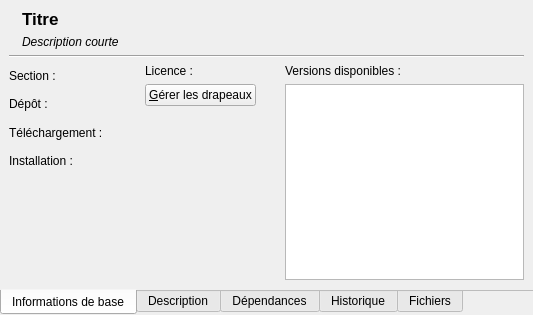
<?xml version="1.0" encoding="UTF-8"?>
<ui version="4.0">
 <class>infoPane</class>
 <widget class="QTabWidget" name="infoPane">
  <property name="tabPosition">
   <enum>QTabWidget::South</enum>
  </property>
  <property name="currentIndex">
   <number>0</number>
  </property>
  <property name="documentMode">
   <bool>true</bool>
  </property>
  <widget class="QWidget" name="tabInfos">
   <attribute name="title">
    <string>Informations de base</string>
   </attribute>
   <layout class="QVBoxLayout" name="verticalLayout_2">
    <item>
     <layout class="QHBoxLayout" name="horizontalLayout_5">
      <item>
       <widget class="QLabel" name="lblIcon">
        <property name="sizePolicy">
         <sizepolicy hsizetype="Fixed" vsizetype="Minimum">
          <horstretch>0</horstretch>
          <verstretch>0</verstretch>
         </sizepolicy>
        </property>
        <property name="text">
         <string/>
        </property>
       </widget>
      </item>
      <item>
       <layout class="QVBoxLayout" name="verticalLayout">
        <item>
         <layout class="QHBoxLayout" name="horizontalLayout_2">
          <item>
           <widget class="QLabel" name="lblTitle">
            <property name="font">
             <font>
              <pointsize>13</pointsize>
              <weight>75</weight>
              <bold>true</bold>
             </font>
            </property>
            <property name="text">
             <string>Titre</string>
            </property>
           </widget>
          </item>
          <item>
           <spacer name="horizontalSpacer_3">
            <property name="orientation">
             <enum>Qt::Horizontal</enum>
            </property>
            <property name="sizeHint" stdset="0">
             <size>
              <width>40</width>
              <height>20</height>
             </size>
            </property>
           </spacer>
          </item>
          <item>
           <widget class="QLabel" name="lblStar1">
            <property name="sizePolicy">
             <sizepolicy hsizetype="Fixed" vsizetype="Fixed">
              <horstretch>0</horstretch>
              <verstretch>0</verstretch>
             </sizepolicy>
            </property>
           </widget>
          </item>
          <item>
           <widget class="QLabel" name="lblStar2">
            <property name="sizePolicy">
             <sizepolicy hsizetype="Fixed" vsizetype="Fixed">
              <horstretch>0</horstretch>
              <verstretch>0</verstretch>
             </sizepolicy>
            </property>
           </widget>
          </item>
          <item>
           <widget class="QLabel" name="lblStar3">
            <property name="sizePolicy">
             <sizepolicy hsizetype="Fixed" vsizetype="Fixed">
              <horstretch>0</horstretch>
              <verstretch>0</verstretch>
             </sizepolicy>
            </property>
           </widget>
          </item>
         </layout>
        </item>
        <item>
         <widget class="QLabel" name="lblShortDesc">
          <property name="font">
           <font>
            <italic>true</italic>
           </font>
          </property>
          <property name="text">
           <string>Description courte</string>
          </property>
          <property name="alignment">
           <set>Qt::AlignLeading|Qt::AlignLeft|Qt::AlignTop</set>
          </property>
          <property name="wordWrap">
           <bool>true</bool>
          </property>
         </widget>
        </item>
       </layout>
      </item>
     </layout>
    </item>
    <item>
     <widget class="Line" name="line">
      <property name="orientation">
       <enum>Qt::Horizontal</enum>
      </property>
     </widget>
    </item>
    <item>
     <layout class="QHBoxLayout" name="infoHorizontalLayout">
      <item>
       <layout class="QVBoxLayout" name="verticalLayout_10">
        <item>
         <layout class="QHBoxLayout" name="horizontalLayout_3">
          <item>
           <layout class="QGridLayout" name="gridLayout">
            <item row="0" column="0">
             <widget class="QLabel" name="lblTitleSection">
              <property name="text">
               <string>Section :</string>
              </property>
             </widget>
            </item>
            <item row="0" column="1">
             <widget class="QLabel" name="lblSection"/>
            </item>
            <item row="1" column="0">
             <widget class="QLabel" name="lblTileRepo">
              <property name="text">
               <string>Dépôt :</string>
              </property>
             </widget>
            </item>
            <item row="1" column="1">
             <widget class="QLabel" name="lblRepo"/>
            </item>
            <item row="2" column="0">
             <widget class="QLabel" name="lblTitleDownload">
              <property name="text">
               <string>Téléchargement :</string>
              </property>
             </widget>
            </item>
            <item row="2" column="1">
             <widget class="QLabel" name="lblDownload"/>
            </item>
            <item row="3" column="0">
             <widget class="QLabel" name="lblTitleInstall">
              <property name="text">
               <string>Installation :</string>
              </property>
             </widget>
            </item>
            <item row="3" column="1">
             <widget class="QLabel" name="lblInstall"/>
            </item>
           </layout>
          </item>
          <item>
           <spacer name="horizontalSpacer">
            <property name="orientation">
             <enum>Qt::Horizontal</enum>
            </property>
            <property name="sizeHint" stdset="0">
             <size>
              <width>40</width>
              <height>20</height>
             </size>
            </property>
           </spacer>
          </item>
          <item>
           <layout class="QVBoxLayout" name="verticalLayout_9">
            <item>
             <layout class="QGridLayout" name="gridLayout_2">
              <item row="0" column="0">
               <widget class="QLabel" name="lblTitleLicense">
                <property name="text">
                 <string>Licence :</string>
                </property>
               </widget>
              </item>
              <item row="0" column="1">
               <widget class="QLabel" name="lblLicense"/>
              </item>
             </layout>
            </item>
            <item>
             <widget class="QPushButton" name="btnFlags">
              <property name="statusTip">
               <string>Affiche et permet de modifier les drapeaux du paquet.</string>
              </property>
              <property name="text">
               <string>&amp;Gérer les drapeaux</string>
              </property>
             </widget>
            </item>
            <item>
             <spacer name="verticalSpacer">
              <property name="orientation">
               <enum>Qt::Vertical</enum>
              </property>
              <property name="sizeHint" stdset="0">
               <size>
                <width>20</width>
                <height>18</height>
               </size>
              </property>
             </spacer>
            </item>
           </layout>
          </item>
         </layout>
        </item>
        <item>
         <spacer name="verticalSpacer_2">
          <property name="orientation">
           <enum>Qt::Vertical</enum>
          </property>
          <property name="sizeHint" stdset="0">
           <size>
            <width>20</width>
            <height>40</height>
           </size>
          </property>
         </spacer>
        </item>
       </layout>
      </item>
      <item>
       <spacer name="spacerVersions">
        <property name="orientation">
         <enum>Qt::Horizontal</enum>
        </property>
        <property name="sizeHint" stdset="0">
         <size>
          <width>40</width>
          <height>20</height>
         </size>
        </property>
       </spacer>
      </item>
      <item>
       <layout class="QVBoxLayout" name="verticalLayout_8">
        <item>
         <widget class="QLabel" name="lblVersions">
          <property name="text">
           <string>Versions disponibles :</string>
          </property>
         </widget>
        </item>
        <item>
         <widget class="QListWidget" name="listVersions"/>
        </item>
       </layout>
      </item>
     </layout>
    </item>
   </layout>
  </widget>
  <widget class="QWidget" name="tabDescr">
   <attribute name="title">
    <string>Description</string>
   </attribute>
   <layout class="QVBoxLayout" name="verticalLayout_3">
    <item>
     <widget class="QTextEdit" name="txtDescr">
      <property name="readOnly">
       <bool>true</bool>
      </property>
      <property name="textInteractionFlags">
       <set>Qt::LinksAccessibleByKeyboard|Qt::LinksAccessibleByMouse|Qt::TextBrowserInteraction|Qt::TextSelectableByKeyboard|Qt::TextSelectableByMouse</set>
      </property>
     </widget>
    </item>
   </layout>
  </widget>
  <widget class="QWidget" name="tabDepends">
   <attribute name="title">
    <string>Dépendances</string>
   </attribute>
   <layout class="QVBoxLayout" name="verticalLayout_4">
    <item>
     <widget class="QTreeWidget" name="treeDepends">
      <attribute name="headerVisible">
       <bool>false</bool>
      </attribute>
      <attribute name="headerVisible">
       <bool>false</bool>
      </attribute>
      <column>
       <property name="text">
        <string notr="true">1</string>
       </property>
      </column>
     </widget>
    </item>
   </layout>
  </widget>
  <widget class="QWidget" name="tabChangelog">
   <attribute name="title">
    <string>Historique</string>
   </attribute>
   <layout class="QVBoxLayout" name="verticalLayout_5">
    <item>
     <widget class="QListWidget" name="listChangelog"/>
    </item>
   </layout>
  </widget>
  <widget class="QWidget" name="tabFiles">
   <attribute name="title">
    <string>Fichiers</string>
   </attribute>
   <layout class="QVBoxLayout" name="verticalLayout_6">
    <item>
     <widget class="QTreeWidget" name="treeFiles">
      <column>
       <property name="text">
        <string>Nom</string>
       </property>
      </column>
      <column>
       <property name="text">
        <string>Attributs</string>
       </property>
      </column>
     </widget>
    </item>
   </layout>
  </widget>
 </widget>
 <resources/>
 <connections/>
</ui>
